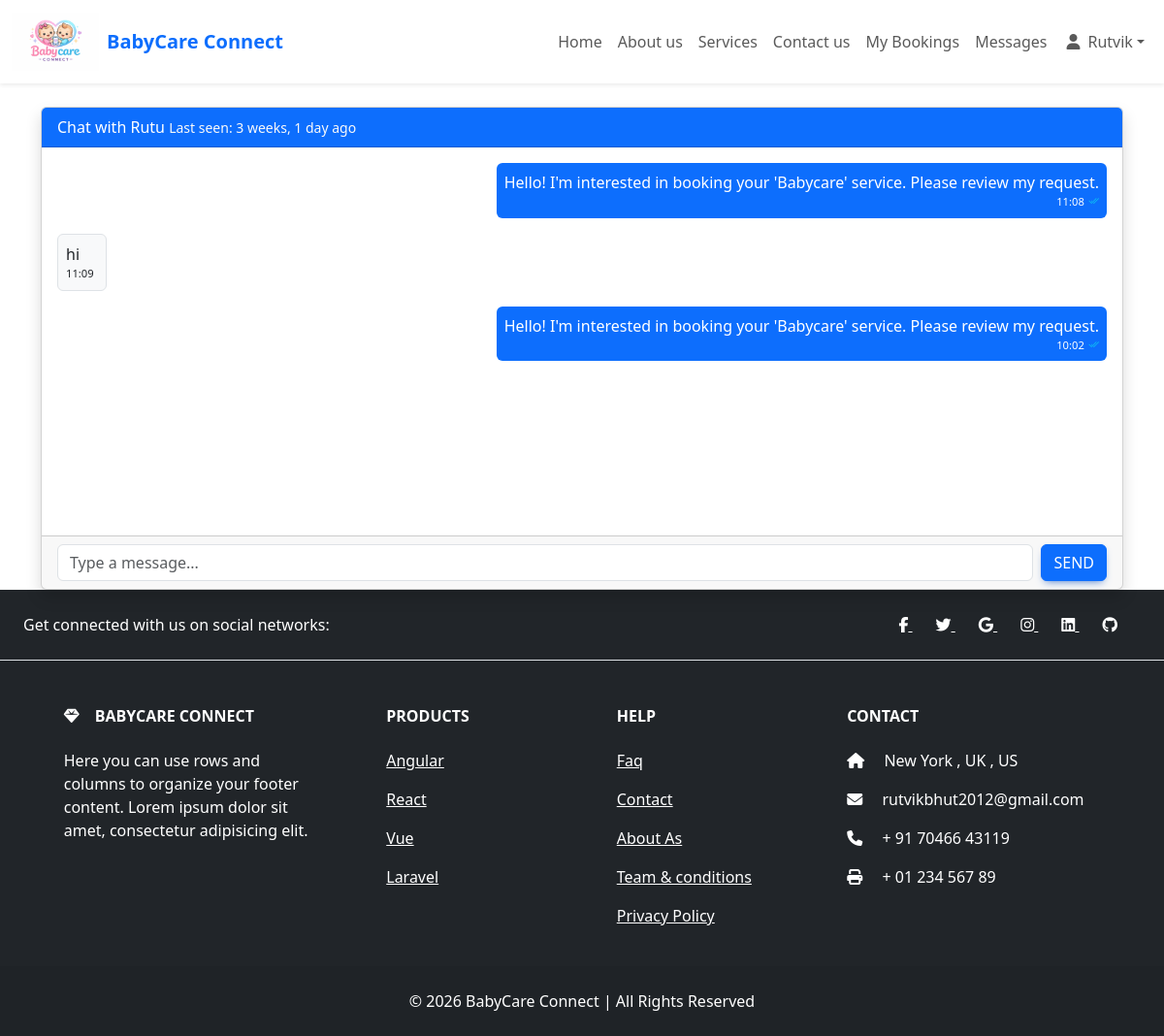
The app's page /chat/15/ (signed in) with its own data.
### babycareapp/models.py (models this page shows, shortened)
class User(AbstractUser):
    IS_PARENT = 'parent'
    IS_PROVIDER = 'provider'
    IS_ADMIN = 'admin'
    ROLE_CHOICES = [
        (IS_PARENT, 'Parent'),
        (IS_PROVIDER, 'Childcare Provider'),
        (IS_ADMIN, 'Admin'),
    ]
    email = models.EmailField(unique=True)
    role = models.CharField(max_length=10, choices=ROLE_CHOICES, default=IS_PARENT)
    phone_number = models.CharField(max_length=15, blank=True)
    address = models.TextField(blank=True)
    last_activity = models.DateTimeField(null=True, blank=True)
    is_typing = models.BooleanField(default=False)
    typing_to = models.IntegerField(null=True, blank=True)
    USERNAME_FIELD = 'email'
    REQUIRED_FIELDS = ['username']
    def is_online(self):
        if self.last_activity:
            from django.utils import timezone
            now = timezone.now()
            return now < self.last_activity + timezone.timedelta(minutes=5)
        return False

class Message(models.Model):
    sender = models.ForeignKey(User, on_delete=models.CASCADE, related_name='sent_messages')
    receiver = models.ForeignKey(User, on_delete=models.CASCADE, related_name='received_messages')
    service = models.ForeignKey(Service, on_delete=models.CASCADE, null=True, blank=True)
    content = models.TextField()
    timestamp = models.DateTimeField(auto_now_add=True)
    is_read = models.BooleanField(default=False)

### babycareapp/views.py (the view)
# urls.py: path('chat/<int:receiver_id>/', views.chat_room, name='chat_room'),
@cache_control(no_cache=True, no_store=True, must_revalidate=True)
@login_required
def chat_room(request, receiver_id):
    receiver = get_object_or_404(User, id=receiver_id)
    Message.objects.filter(sender=receiver, receiver=request.user, is_read=False).update(is_read=True)
    messages_list = Message.objects.filter(
        (models.Q(sender=request.user) & models.Q(receiver=receiver)) |
        (models.Q(sender=receiver) & models.Q(receiver=request.user))
    ).order_by('timestamp')
    if request.method == 'POST':
        content = request.POST.get('content', '').strip()
        if content:
            Message.objects.create(sender=request.user, receiver=receiver, content=content)
            return redirect('chat_room', receiver_id=receiver.id)
    return render(request, 'babycareapp/chat.html', {
        'receiver': receiver,
        'chat_messages': messages_list
    })

### babycareapp/context_processors.py (called while the page is built)
def unread_messages(request):
    if request.user.is_authenticated:
        count = Message.objects.filter(receiver=request.user, is_read=False).count()
        return {'unread_count': count}
    return {'unread_count': 0}

### babycareapp/templates/babycareapp/chat.html (shortened to what this page needs)
{% extends "babycareapp/nav.html" %} {% block content %}
<!doctype html>
<html lang="en">
  <head>
    <link rel="stylesheet" href="https://cdn.jsdelivr.net/npm/bootstrap-icons@1.11.0/font/bootstrap-icons.css">
    <link href="https://cdn.jsdelivr.net/npm/bootstrap@5.3.2/dist/css/bootstrap.min.css" rel="stylesheet">
  </head>
  <body>
      <div class="container mt-4">
        <div class="card shadow">
          <div class="card-header bg-primary text-white">
            <span>Chat with {{ receiver.first_name }}</span>
            {% if receiver.is_online %}
            <span class="badge bg-success rounded-pill">
              <i class="bi bi-circle-fill" style="font-size: 0.6rem"></i> Online
            </span>
            {% else %}
            <small class="text-light">
              Last seen: {{ receiver.last_activity|timesince }} ago
            </small>
            {% endif %}
          </div>
          <div class="card-body" style="height: 400px; overflow-y: auto">
            {% for msg in chat_messages %}
            <div
              class="mb-3 {% if msg.sender == request.user %}text-end{% endif %}"
            >
              <div
                class="d-inline-block p-2 rounded {% if msg.sender == request.user %}bg-primary text-white{% else %}bg-light border{% endif %}"
              >
                {{ msg.content }}
                <br />
                <div
                  class="d-flex justify-content-end align-items-center"
                  style="font-size: 0.7rem"
                >
                  <span class="me-1">{{ msg.timestamp|date:"H:i" }}</span>
                  {% if msg.sender == request.user %}
                    {% if msg.is_read %}
                      <i class="bi bi-check2-all text-info" title="Read"></i>
                    {% else %}
                      <i class="bi bi-check2 text-white-50" title="Sent"></i>
                    {% endif %}
                  {% endif %}
                </div>
              </div>
            </div>
            {% endfor %}
          </div>
          <div class="card-footer">
            <form method="POST" class="d-flex">
              <input
                type="text"
                name="content"
                class="form-control me-2"
                placeholder="Type a message..."
              />
              <button type="submit" class="btn btn-primary">Send</button>
            </form>
          </div>
        </div>
      </div>
  </body>
</html>
{% endblock content %}

### babycareapp/templates/babycareapp/nav.html (shortened to what this page needs)
{% load static %}
<!DOCTYPE html>
<html lang="en">
<head>
    <link href="https://cdn.jsdelivr.net/npm/bootstrap@5.3.2/dist/css/bootstrap.min.css" rel="stylesheet">
    <link rel="stylesheet" href="path/to/font-awesome/css/font-awesome.min.css">
     <link rel="stylesheet" href="https://cdnjs.cloudflare.com/ajax/libs/font-awesome/4.7.0/css/font-awesome.min.css">
      <link rel="stylesheet" href="https://cdnjs.cloudflare.com/ajax/libs/font-awesome/6.5.1/css/all.min.css">
      <link rel="stylesheet"
      href="https://cdnjs.cloudflare.com/ajax/libs/font-awesome/6.5.1/css/all.min.css">
        <link
  href="https://cdnjs.cloudflare.com/ajax/libs/mdb-ui-kit/6.4.2/mdb.min.css"
  rel="stylesheet"
/>
</head>
<body>
<nav class="navbar navbar-expand-lg navbar-light bg-white sticky-top shadow-sm">
    <div class="container-fluid">
        <a class="navbar-brand d-flex align-items-center" href="{% url 'home' %}">
            <img src="{% static 'images/logo.png' %}" alt="BabyCare Connect Logo" height="60" class="d-inline-block align-top me-2">
            <span class="fw-bold text-primary d-none d-sm-block">BabyCare Connect</span>
        </a>
        <div class="collapse navbar-collapse" id="navMenu">
            <ul class="navbar-nav ms-auto">
                {% if request.resolver_match.url_name == 'home' or request.resolver_match.url_name == 'user_profile' %}
                <li class="nav-item"><a class="nav-link active disabled" href="#">Home</a></li>
                <li class="nav-item"><a class="nav-link" href="{% url "about" %}">About us</a></li>
                {% else %}
                <li class="nav-item"><a class="nav-link" href="{% url "home" %}">Home</a></li>
                <li class="nav-item"><a class="nav-link" href="{% url "about" %}">About us</a></li>
                {% endif %}
                {% if request.user.is_authenticated %}
                <li class="nav-item"><a class="nav-link" href="{% url "service_list" %}">Services</a></li>
                <li class="nav-item"><a class="nav-link" href="{% url "contact" %}">Contact us</a></li>
                {% if request.user.role == 'provider' %}
                <li class="nav-item"><a class="nav-link" href="{% url "provider_dashboard" %}">Dashboard</a></li>
                <li class="nav-item"><a class="nav-link" href="{% url "inbox" %}">Messages</a></li>
                {% elif request.user.role == 'parent' %}
                <li class="nav-item"><a class="nav-link" href="{% url "parent_bookings" %}">My Bookings</a></li>
                <li class="nav-item"><a class="nav-link" href="{% url "inbox" %}">Messages</a></li>
                {% elif request.user.role == 'admin' %}
                <li class="nav-item"><a class="nav-link" href="{% url "admin_dashboard" %}">Admin Dashboard</a></li>
                {% endif %}
                {% else %}
                <li class="nav-item"><a class="nav-link" href="{% url "contact" %}">Contact us</a></li>
                {% endif %}
                {% if request.user.is_authenticated %}
                <li class="nav-item dropdown">
                  <a class="nav-link dropdown-toggle d-flex align-items-center" href="#" id="navbarDropdownMenuLink" role="button" data-bs-toggle="dropdown" aria-expanded="false">
                    <i class="fas fa-user mx-1"></i>
                    <span class="ms-1">
                        {% if request.user.first_name %}
                            {{ request.user.first_name }}
                        {% else %}
                            {{ request.user.email|truncatechars:20 }}
                        {% endif %}
                    </span>
                  </a>
                </li>
                {% else %}
                <li class="nav-item"><a class="nav-link btn btn-baby-blue text-white px-4 mx-1" href="{% url "login" %}">Login</a></li>
                <li class="nav-item"><a class="nav-link btn btn-baby-pink text-white px-4 mx-1" href="{% url 'register' %}">Register</a></li>
                {% endif %}
            </ul>
        </div>
    </div>
</nav>
{% block content %}
{% endblock content %}
<footer class="text-center text-lg-start bg-dark text-white ">
  <section class="d-flex justify-content-center justify-content-lg-between p-4 border-bottom ">
    <div class="me-5 d-none d-lg-block">
      <span>Get connected with us on social networks:</span>
    </div>
    <div>
      <a href="" class="me-4 text-reset">
        <i class="fab fa-facebook-f"></i>
      </a>
      <a href="" class="me-4 text-reset">
        <i class="fab fa-twitter"></i>
      </a>
      <a href="" class="me-4 text-reset">
        <i class="fab fa-google"></i>
      </a>
      <a href="" class="me-4 text-reset">
        <i class="fab fa-instagram"></i>
      </a>
      <a href="" class="me-4 text-reset">
        <i class="fab fa-linkedin"></i>
      </a>
      <a href="" class="me-4 text-reset">
        <i class="fab fa-github"></i>
      </a>
    </div>
  </section>
  <section class="">
    <div class="container text-center text-md-start mt-5">
      <div class="row mt-3">
        <div class="col-md-3 col-lg-4 col-xl-3 mx-auto mb-4">
          <h6 class="text-uppercase fw-bold mb-4">
            <i class="fas fa-gem me-3"></i>BabyCare Connect
          </h6>
          <p>
            Here you can use rows and columns to organize your footer content. Lorem ipsum
            dolor sit amet, consectetur adipisicing elit.
          </p>
        </div>
        <div class="col-md-2 col-lg-2 col-xl-2 mx-auto mb-4">
          <h6 class="text-uppercase fw-bold mb-4">
            Products
          </h6>
          <p>
            <a href="#!" class="text-reset">Angular</a>
          </p>
          <p>
            <a href="#!" class="text-reset">React</a>
          </p>
          <p>
            <a href="#!" class="text-reset">Vue</a>
          </p>
          <p>
            <a href="#!" class="text-reset">Laravel</a>
          </p>
        </div>
        <div class="col-md-3 col-lg-2 col-xl-2 mx-auto mb-4">
          <h6 class="text-uppercase fw-bold mb-4">
            Help
          </h6>
          <p>
            <a href="#!" class="text-reset">Faq</a>
          </p>
          <p>
            <a href="{% url "contact" %}" class="text-reset">Contact</a>
          </p>
          <p>
            <a href="{% url "about" %}" class="text-reset">About As</a>
          </p>
          <p>
            <a href="#!" class="text-reset">Team & conditions</a>
          </p>
          <p>
            <a href="#!" class="text-reset">Privacy Policy</a>
          </p>
        </div>
        <div class="col-md-4 col-lg-3 col-xl-3 mx-auto mb-md-0 mb-4">
          <h6 class="text-uppercase fw-bold mb-4">Contact</h6>
          <p><i class="fas fa-home me-3"></i> New York , UK , US</p>
          <p>
            <i class="fas fa-envelope me-3"></i>
            rutvikbhut2012@gmail.com
          </p>
          <p><i class="fas fa-phone me-3"></i> + 91 70466 43119</p>
          <p><i class="fas fa-print me-3"></i> + 01 234 567 89</p>
        </div>
      </div>
    </div>
  </section>
  <div class="text-center p-4" style="background-color: rgba(0, 0, 0, 0.05);">
    © 2026 BabyCare Connect | All Rights Reserved
  </div>
</footer>
</body>
</html>

### records on screen
User: user.first_name "Rutvik"
User: first_name "Rutu", last_activity "3 weeks, 1 day"
Message: content "Hello! I'm interested in booking your 'Babycare' service. Please review my request.", timestamp "11:08", is_read True (drawn)
Message: content "hi", timestamp "11:09"
Message: content "Hello! I'm interested in booking your 'Babycare' service. Please review my request.", timestamp "10:02", is_read True (drawn)
